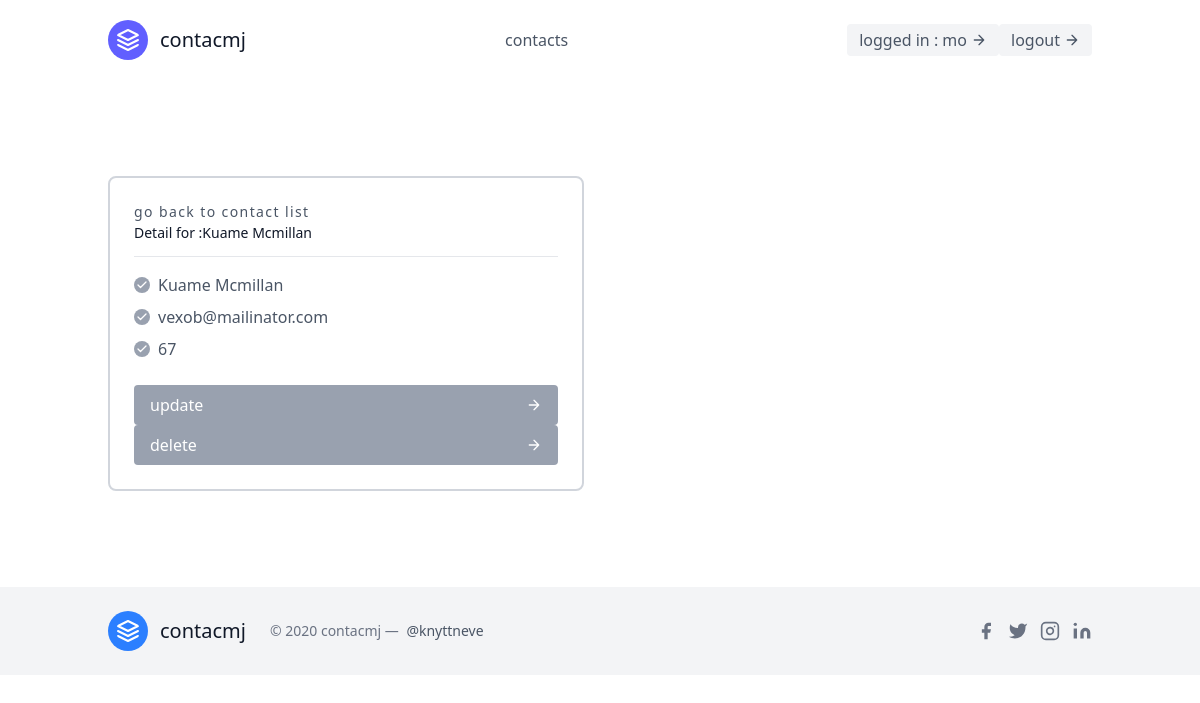
Screenshot of /contacts/7/ (signed in) with the database file from the repository.
### contacts/models.py (models this page shows, shortened)
class User(AbstractUser):
    pass

class Contact(models.Model):
    name=models.CharField(max_length=30)
    email=models.EmailField(unique=True)
    phone=models.IntegerField(max_length=100)
    registrar=models.ForeignKey("Registrar",on_delete=models.CASCADE)

### contacts/views.py (the view)
# urls.py: path('<int:pk>/',ContactDetailView.as_view(),name='contact-detail'),
class ContactDetailView(DetailView):
    template_name="leads/contactDetail.html"
    queryset=Contact.objects.all()
    context_object_name='contacts'

### contacts/templates/leads/contactDetail.html
{% extends 'base.html' %}
{% block content %}
<section class="text-gray-600 body-font overflow-hidden">
    <div class="container px-5 py-24 mx-auto">
      <div class="flex flex-wrap -m-4">
        <div class="p-4 xl:w-1/4 md:w-1/2 w-full">
          <div class="h-full p-6 rounded-lg border-2 border-gray-300 flex flex-col relative overflow-hidden">
            <a href="{% url 'contacts:contact-list' %}" class="text-sm tracking-widest title-font mb-1 font-medium">go back to contact list</a>
            <h1 class="text-sm text-gray-900 pb-4 mb-4 border-b border-gray-200 leading-none">Detail for :{{contacts.name}}</h1>
            <p class="flex items-center text-gray-600 mb-2">
              <span class="w-4 h-4 mr-2 inline-flex items-center justify-center bg-gray-400 text-white rounded-full flex-shrink-0">
                <svg fill="none" stroke="currentColor" stroke-linecap="round" stroke-linejoin="round" stroke-width="2.5" class="w-3 h-3" viewBox="0 0 24 24">
                  <path d="M20 6L9 17l-5-5"></path>
                </svg>
              </span>{{ contacts.name }}
            </p>
            <p class="flex items-center text-gray-600 mb-2">
              <span class="w-4 h-4 mr-2 inline-flex items-center justify-center bg-gray-400 text-white rounded-full flex-shrink-0">
                <svg fill="none" stroke="currentColor" stroke-linecap="round" stroke-linejoin="round" stroke-width="2.5" class="w-3 h-3" viewBox="0 0 24 24">
                  <path d="M20 6L9 17l-5-5"></path>
                </svg>
              </span>{{ contacts.email }}
            </p>
            <p class="flex items-center text-gray-600 mb-6">
              <span class="w-4 h-4 mr-2 inline-flex items-center justify-center bg-gray-400 text-white rounded-full flex-shrink-0">
                <svg fill="none" stroke="currentColor" stroke-linecap="round" stroke-linejoin="round" stroke-width="2.5" class="w-3 h-3" viewBox="0 0 24 24">
                  <path d="M20 6L9 17l-5-5"></path>
                </svg>
              </span>{{ contacts.phone }}
            </p>
            <a href="{% url 'contacts:contact-update' contacts.pk %}" class="flex items-center mt-auto text-white bg-gray-400 border-0 py-2 px-4 w-full focus:outline-none hover:bg-gray-500 rounded">
                update
              <svg fill="none" stroke="currentColor" stroke-linecap="round" stroke-linejoin="round" stroke-width="2" class="w-4 h-4 ml-auto" viewBox="0 0 24 24">
                <path d="M5 12h14M12 5l7 7-7 7"></path>
              </svg>
            </a>
            <a href="{% url 'contacts:contact-delete' contacts.pk %}" class="flex items-center mt-auto text-white bg-gray-400 border-0 py-2 px-4 w-full focus:outline-none hover:bg-gray-500 rounded">
                delete
              <svg fill="none" stroke="currentColor" stroke-linecap="round" stroke-linejoin="round" stroke-width="2" class="w-4 h-4 ml-auto" viewBox="0 0 24 24">
                <path d="M5 12h14M12 5l7 7-7 7"></path>
              </svg>
            </a>
          </div>
        </div>
    </div>
  </section>
{% endblock content %}

### templates/navbar.html (shortened to what this page needs)
<header class="text-gray-600 body-font">
  <div class="container mx-auto flex flex-wrap p-5 flex-col md:flex-row items-center">
    <a class="flex title-font font-medium items-center text-gray-900 mb-4 md:mb-0">
      <svg xmlns="http://www.w3.org/2000/svg" fill="none" stroke="currentColor" stroke-linecap="round" stroke-linejoin="round" stroke-width="2" class="w-10 h-10 text-white p-2 bg-indigo-500 rounded-full" viewBox="0 0 24 24">
        <path d="M12 2L2 7l10 5 10-5-10-5zM2 17l10 5 10-5M2 12l10 5 10-5"></path>
      </svg>
      <span class="ml-3 text-xl">contacmj</span>
    </a>
    <nav class="md:ml-auto md:mr-auto flex flex-wrap items-center text-base justify-center">
      <a href="{% url 'contacts:contact-list' %}" class="mr-5 hover:text-gray-900">contacts</a>
    </nav>
    {% if request.user.is_authenticated %}
      <button class="inline-flex items-center bg-gray-100 border-0 py-1 px-3 focus:outline-none hover:bg-gray-200 rounded text-base mt-4 md:mt-0">
        logged in : {{ user.username }}
        <svg fill="none" stroke="currentColor" stroke-linecap="round" stroke-linejoin="round" stroke-width="2" class="w-4 h-4 ml-1" viewBox="0 0 24 24">
          <path d="M5 12h14M12 5l7 7-7 7"></path>
        </svg>
      </button>
      <form action="{% url 'logout' %}" method="post" class="inline-flex">
        <button type="submit" class="inline-flex items-center bg-gray-100 border-0 py-1 px-3 focus:outline-none hover:bg-gray-200 rounded text-base mt-4 md:mt-0">
          logout
          <svg fill="none" stroke="currentColor" stroke-linecap="round" stroke-linejoin="round" stroke-width="2" class="w-4 h-4 ml-1" viewBox="0 0 24 24">
            <path d="M5 12h14M12 5l7 7-7 7"></path>
          </svg>
        </button>
      </form>
    {% endif %}
  </div>
</header>

### rows the page displays
User: username "mo"
Contact: name "Kuame Mcmillan", email "vexob@mailinator.com", phone "67"
